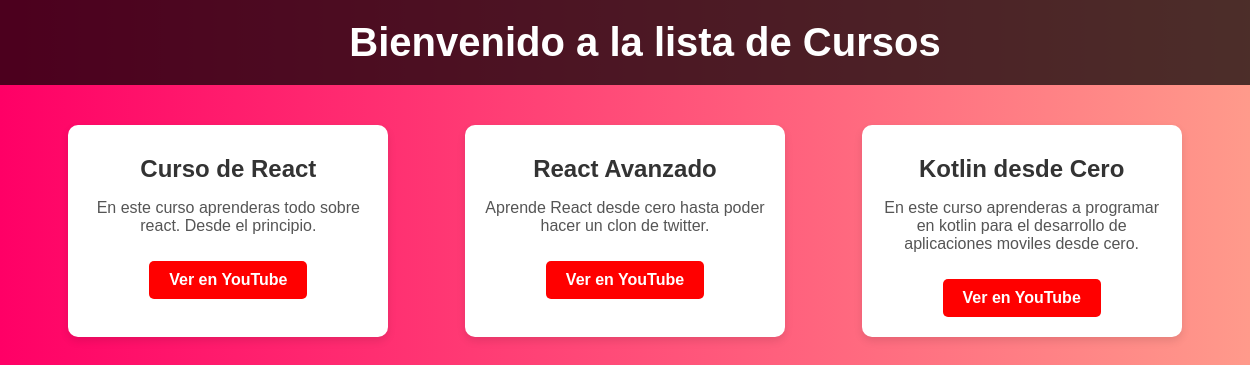
The page / on the database its author committed.
### cursos/models.py (models this page shows, shortened)
class Curso(models.Model):
    nombre = models.CharField(max_length=255)
    descripcion = models.TextField()
    fecha_creacion = models.DateTimeField(auto_now_add=True)
    fecha_inicio = models.DateField()
    duracion = models.IntegerField()  # Duración en horas
    url_youtube = models.URLField(max_length=200, blank=True, null=True)

### cursos/views.py (the view)
# urls.py: path('', views.lista_cursos, name='lista_cursos'),
def lista_cursos(request):
    cursos = Curso.objects.all()
    return render(request, 'cursos/lista_cursos.html', {'cursos': cursos})

### cursos/templates/cursos/lista_cursos.html (shortened to what this page needs)
{% load static %}
<!DOCTYPE html>
<html lang="es">
<head>
    <link rel="stylesheet" href="{% static 'css/style.css' %}">
</head>
<body>
    <header>
        <h1>Bienvenido a la lista de Cursos</h1>
    </header>
    <div class="curso-lista">
        {% for curso in cursos %}
        <div class="curso-card">
            <h2 class="curso-titulo">{{ curso.nombre }}</h2>
            <p class="curso-descripcion">{{ curso.descripcion }}</p>
            <a href="{{ curso.url_youtube }}" class="btn-youtube" target="_blank">Ver en YouTube</a>
        </div>
        {% endfor %}
    </div>
</body>
</html>

### cursos/static/css/style.css (style rules this page uses)
body { background: linear-gradient(to right, #f06, #ff9a8b); font-family: Arial, sans-serif; margin: 0; padding: 0; color: #333; text-align: center; height: 100vh; }
header { background-color: rgba(0, 0, 0, 0.7); color: white; padding: 20px; position: sticky; top: 0; width: 100%; z-index: 10; }
header h1 { margin: 0; font-size: 2.5rem; }
.curso-lista { display: grid; grid-template-columns: repeat(auto-fit, minmax(300px, 1fr)); gap: 20px; padding: 40px; justify-items: center; }
.curso-card { background-color: #fff; border-radius: 10px; box-shadow: 0 4px 8px rgba(0, 0, 0, 0.1); overflow: hidden; padding: 20px; width: 280px; transition: transform 0.3s ease-in-out; opacity: 0; animation: fadeIn 1s forwards; }
.curso-titulo { font-size: 1.5rem; color: #333; margin: 10px 0; }
.curso-descripcion { font-size: 1rem; color: #555; }
.btn-youtube { display: inline-block; margin-top: 10px; padding: 10px 20px; background-color: #FF0000; color: white; text-align: center; text-decoration: none; border-radius: 5px; font-weight: bold; transition: background-color 0.3s ease, transform 0.3s ease; }
a { color: inherit; text-decoration: none; }
body { animation: fadeInBody 1s ease-in-out; }

### rows shown on the page
Curso: nombre "Curso de React", descripcion "En este curso aprenderas todo sobre react. Desde el principio."
Curso: nombre "React Avanzado", descripcion "Aprende React desde cero hasta poder hacer un clon de twitter."
Curso: nombre "Kotlin desde Cero", descripcion "En este curso aprenderas a programar en kotlin para el desarrollo de aplicaciones moviles desde cero."
